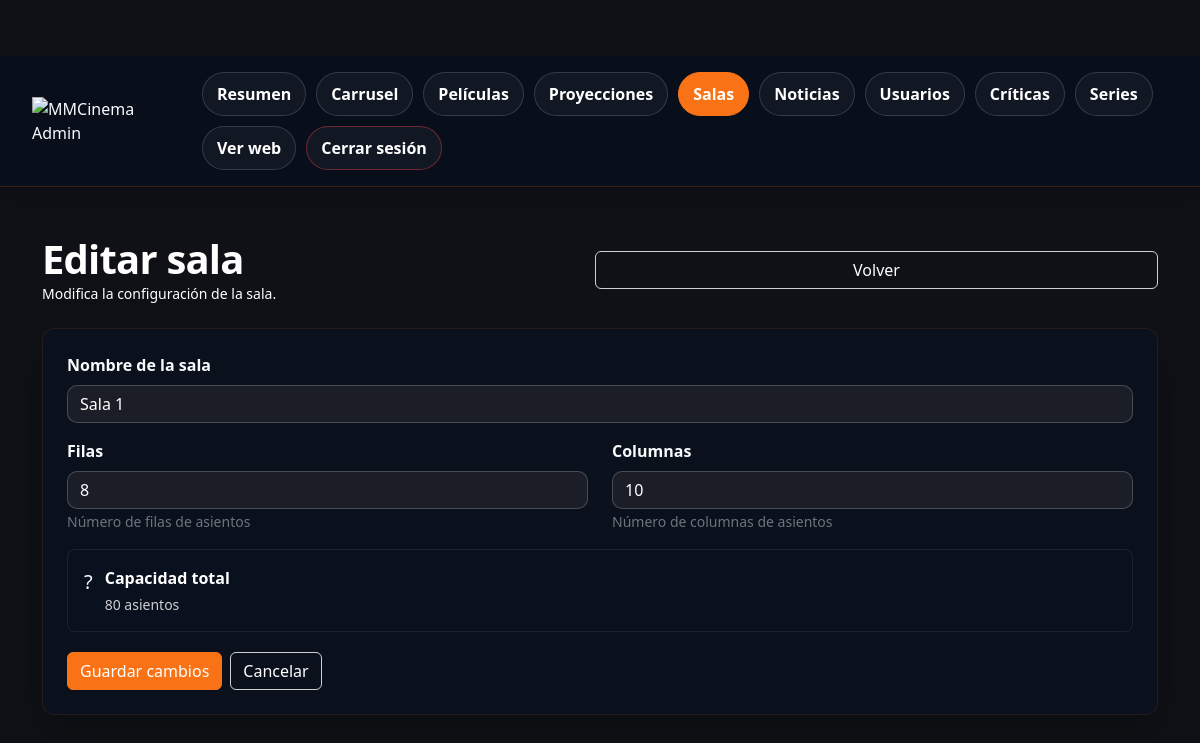
Screenshot of /admin/pages/salas/form.php?sala=Sala+1 with the database file from the repository.
### tables this page shows
CREATE TABLE `sala_config` (
  `sala` varchar(50) NOT NULL,
  `filas` int(11) NOT NULL DEFAULT 8,
  `columnas` int(11) NOT NULL DEFAULT 10,
  `updated_at` timestamp NULL DEFAULT current_timestamp() ON UPDATE current_timestamp()
);

### admin/pages/salas/form.php (the view, shortened to what this page needs)
<?php
require_once __DIR__ . "/../../../config/conexion.php";
$sala = [
    'sala' => '',
    'filas' => 8,
    'columnas' => 10
];
$modoEdicion = false;
if (isset($_GET['sala'])) {
    $nombreSala = $_GET['sala'];
    $stm = $pdo->prepare("SELECT * FROM sala_config WHERE sala = ?");
    $stm->execute([$nombreSala]);
    $datos = $stm->fetch(PDO::FETCH_ASSOC);
    if ($datos) {
        $sala = $datos;
        $modoEdicion = true;
    }
}
?>
<!DOCTYPE html>
<html lang="es">
<head>
    <link rel="stylesheet" href="../../../assets/css/styles.css">
    <link href="https://cdn.jsdelivr.net/npm/bootstrap@5.3.3/dist/css/bootstrap.min.css" rel="stylesheet">
</head>
<body class="admin-body">
<?php require_once __DIR__ . "/../../../admin_header.php"; ?>
<div class="container py-4 py-lg-5">
    <div class="admin-page-head">
        <div>
            <h1><?= $modoEdicion ? 'Editar sala' : 'Nueva sala' ?></h1>
            <p><?= $modoEdicion ? 'Modifica la configuración de la sala.' : 'Crea una nueva sala de cine.' ?></p>
        </div>
        <a href="list.php" class="btn btn-outline-light">Volver</a>
    </div>
    <div class="admin-glass-card p-4">
        <form action="save.php" method="POST">
            <div class="mb-3">
                <label class="form-label">Nombre de la sala</label>
                <input
                    type="text"
                    name="sala"
                    class="form-control"
                    required
                    value="<?= htmlspecialchars($sala['sala']) ?>"
                    placeholder="Ej: Sala 1, Sala VIP, etc."
                    <?= $modoEdicion ? 'readonly' : '' ?>
                >
            </div>
            <div class="row">
                <div class="col-md-6 mb-3">
                    <label class="form-label">Filas</label>
                    <input
                        type="number"
                        name="filas"
                        class="form-control"
                        required
                        min="1"
                        max="20"
                        value="<?= (int)$sala['filas'] ?>"
                    >
                    <small class="text-secondary">Número de filas de asientos</small>
                </div>
                <div class="col-md-6 mb-3">
                    <label class="form-label">Columnas</label>
                    <input
                        type="number"
                        name="columnas"
                        class="form-control"
                        required
                        min="1"
                        max="20"
                        value="<?= (int)$sala['columnas'] ?>"
                    >
                    <small class="text-secondary">Número de columnas de asientos</small>
                </div>
            </div>
            <div class="admin-alert-inline info">
                <div class="admin-alert-icon">?</div>
                <div class="admin-alert-content">
                    <div class="admin-alert-title">Capacidad total</div>
                    <div class="admin-alert-message"><span id="capacidad"><?= (int)$sala['filas'] * (int)$sala['columnas'] ?></span> asientos</div>
                </div>
            </div>
            <div class="d-flex gap-2 flex-wrap">
                <button type="submit" class="btn btn-primary">
                    <?= $modoEdicion ? 'Guardar cambios' : 'Crear sala' ?>
                </button>
                <a href="list.php" class="btn btn-outline-light">Cancelar</a>
            </div>
        </form>
    </div>
</div>
</body>
</html>

### assets/css/admin-alerts.css (style rules this page uses)
.admin-alert-icon { flex-shrink: 0; font-size: 18px; margin-top: 2px; }
.admin-alert-content { flex: 1; display: flex; flex-direction: column; gap: 4px; }
.admin-alert-title { font-weight: 600; color: #ffffff; }
.admin-alert-message { color: rgba(255, 255, 255, 0.85); font-size: 13px; }
.admin-alert-inline { display: flex; align-items: flex-start; gap: 12px; padding: 16px; border-radius: 8px; border-left: 4px solid #f97316; background: rgba(10, 18, 32, 0.6); border: 1px solid rgba(255, 255, 255, 0.08); margin-bottom: 20px; animation: fadeIn 0.3s ease-out; }
.admin-alert-inline.info { border-left-color: #f97316; background: rgba(10, 18, 32, 0.6); border-color: rgba(255, 255, 255, 0.08); }
.admin-alert-inline .admin-alert-icon { font-size: 20px; margin-top: 1px; }
.admin-alert-inline .admin-alert-title { font-weight: 600; color: #ffffff; }
.admin-alert-inline .admin-alert-message { color: rgba(255, 255, 255, 0.8); font-size: 14px; }

### assets/css/base.css (style rules this page uses)
:root { --bg-main: #0f1116; --bg-secondary: #1b1e27; --bg-card: rgba(27, 30, 39, 0.88); --primary: #f97316; --primary-dark: #ea580c; --danger: #dc2626; --danger-dark: #b91c1c; --accent: #9333ea; --text-light: #f8fafc; --text-gray: #cbd5e1; --text-soft: #94a3b8; --border-soft: rgba(255,255,255,0.10); --border-card: rgba(255,255,255,0.08); --shadow-soft: 0 10px 30px rgba(0,0,0,0.28); --shadow-card: 0 14px 34px rgba(0,0,0,0.34); --shadow-card-hover: 0 20px 44px rgba(0,0,0,0.42); --radius-sm: 10px; --radius-md: 14px; --radius-lg: 18px; --ease-premium: cubic-bezier(0.22, 1, 0.36, 1); }
* { margin: 0; padding: 0; box-sizing: border-box; }
html { scroll-behavior: smooth; }
body { background: radial-gradient(circle at top, rgba(249,115,22,0.06), transparent 22%), linear-gradient(180deg, #0d1016 0%, #0b0d12 100%); color: var(--text-light); font-family: "Segoe UI", sans-serif; min-height: 100vh; position: relative; overflow-x: hidden; }
a { color: var(--primary); text-decoration: none; transition: color 0.22s ease; }
body, p, strong, em, li, small, label, td, th { color: var(--text-light) !important; }
h1, h2, h3, h4, h5, h6 { color: var(--text-light) !important; font-weight: 700; letter-spacing: -0.02em; }
header, main, footer, .navbar, .container, .hero, .card, .filtro-cartelera { position: relative; z-index: 2; }
.form-label { color: #ffffff !important; }
.form-control { color: #ffffff !important; background-color: #1b1e27 !important; border-color: rgba(255, 255, 255, 0.2) !important; }
p { color: #ffffff !important; }
h1, h2, h3, h4, h5, h6 { color: #ffffff !important; }
label { color: #ffffff !important; }
a { color: #f97316 !important; }
.btn { color: #ffffff !important; }

### assets/css/components.css (style rules this page uses)
.btn-primary { background: #f97316 !important; border: 1px solid #f97316 !important; color: #ffffff !important; font-weight: 700; border-radius: 10px; transition: background-color 0.22s ease, border-color 0.22s ease, transform 0.28s var(--ease-premium), box-shadow 0.28s var(--ease-premium), color 0.22s ease; padding: 0.75rem 1.5rem; }
.btn-outline-light { color: #ffffff !important; border: 1px solid rgba(255,255,255,0.8) !important; background: transparent !important; border-radius: 10px; font-weight: 700; transition: background-color 0.22s ease, color 0.22s ease, border-color 0.22s ease, transform 0.28s var(--ease-premium), box-shadow 0.28s var(--ease-premium); padding: 0.75rem 1.5rem; }
label, .form-label { color: var(--text-light) !important; font-weight: 600; }
input, textarea, select { background: rgba(42,46,56,0.88) !important; color: var(--text-light) !important; border: 1px solid #3a3f4b !important; border-radius: 10px !important; transition: border-color 0.22s ease, box-shadow 0.22s ease; }
input::placeholder, textarea::placeholder { color: #e5e7eb !important; opacity: 1 !important; }

### rows the page displays
sala_config: sala "Sala 1", filas "8", columnas "10", (int)$sala['filas'] * (int)$sala['columnas'] "80"
